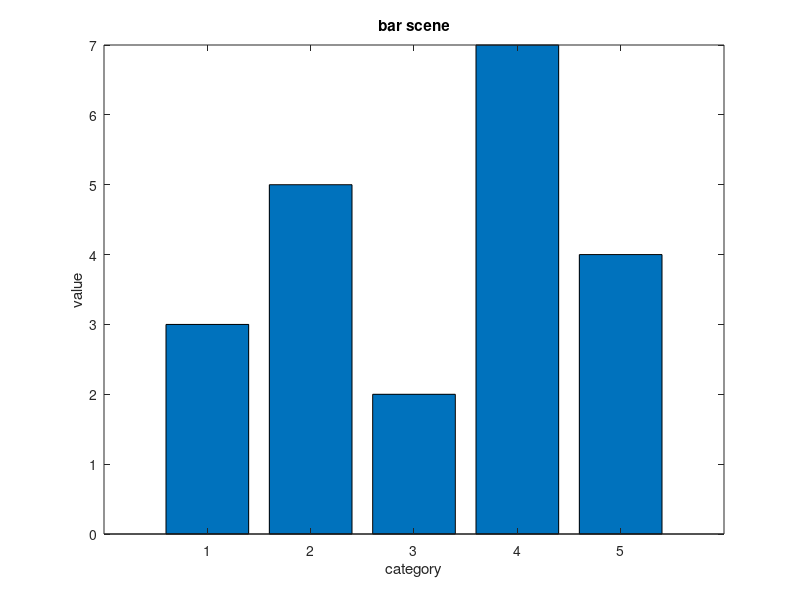

MATLAB code to generate this figure: (Note: this script raises an error after producing the figure.)
%=============================================================================
% Copyright (c) 2016-present Allan CORNET (Nelson)
%=============================================================================
% This file is part of Nelson.
%=============================================================================
% LICENCE_BLOCK_BEGIN
% SPDX-License-Identifier: LGPL-3.0-or-later
% LICENCE_BLOCK_END
%=============================================================================
% <--ADV-CLI MODE-->
%=============================================================================
close all;
%=============================================================================
f = figure('Visible', 'on', 'Position', [100 100 560 420], 'Color', [1 1 1]);
axes('Parent', f);
bar([3 5 2 7 4]);
title('bar scene');
xlabel('category');
ylabel('value');
drawnow();
%=============================================================================
asserts.istrue(isgraphics(f, 'figure'));
asserts.isequal(f.Type, 'figure');
asserts.isequal(char(f.Visible), 'on');
asserts.isequal(f.Color, [1 1 1]);
axesHandles = findobj(f, 'Type', 'axes');
asserts.isequal(numel(axesHandles), 1);
for k = 1:numel(axesHandles)
  asserts.isequal(axesHandles(k).Type, 'axes');
  asserts.isequal(axesHandles(k).Parent, f);
end
barObjects = findobj(f, 'Type', 'bar');
asserts.isequal(numel(barObjects), 1);
asserts.istrue(all(isgraphics(barObjects, 'bar')));
for k = 1:numel(barObjects)
  asserts.isequal(barObjects(k).Type, 'bar');
end
close(f);
close all;
%=============================================================================
